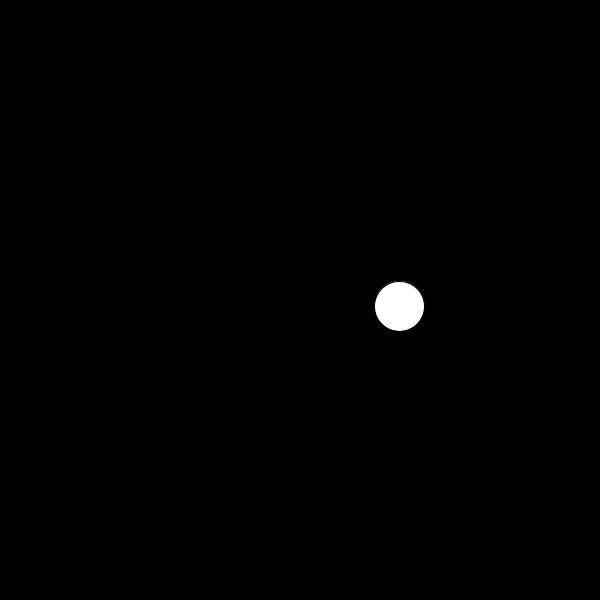
Frame 1 (no input)
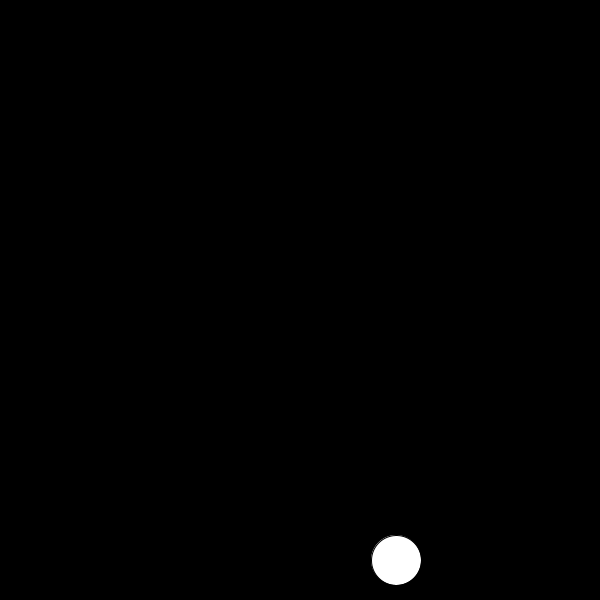
Frame 60 (the mouse pressed at the canvas centre just before this capture)
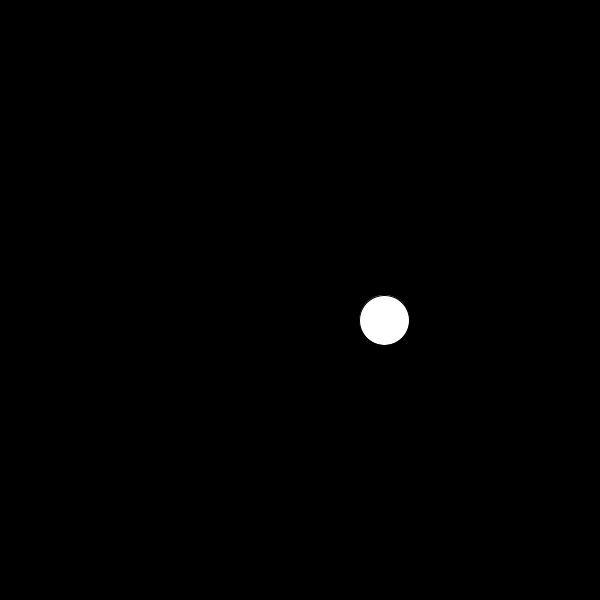
Frame 120 (the mouse held since frame 60 and released just before this capture)

The Processing sketch that drew these frames (run headless with seeded random() and noise(); from frame 60 on, the mouse is pressed at the canvas centre):

// Processing sketch: Week10_CosSin_Theata
// ── Week10_CosSin_Theata.pde
PVector position;
float theta = 0;

int orbitSize = 100;

int yIncrement = 5;

void setup(){
 background(0);
 size(600,600);
 
 //nul pointer exeception - no value assigned in class and no default so no work
 position = new PVector(width/2, height/2);
}

void draw(){
  background(0);
  
  theta +=.1;
  //or theta = frameCount;
  
  //orbit movement
  //instead of translate add width/2 + .... 
  //position.x=width/2 + cos(theta)*orbitSize;
  //position.y=height/2 + sin(theta)*orbitSize;
   
   //wave 1
  //position.y=height/2 + sin(theta)*orbitSize;
  //position.x ++;
  
 // wave 2
  position.x=width/2 + cos(theta)*orbitSize;
  position.y ++;

  
  //wave movement
 // position.y ++;
  
  position.y += yIncrement;
  if(position.y == height){
    yIncrement = -5;
}
if(position.y <= 0){
 yIncrement = 5;

}
  
 ellipse(position.x, position.y, 50, 50);
  
  
}
